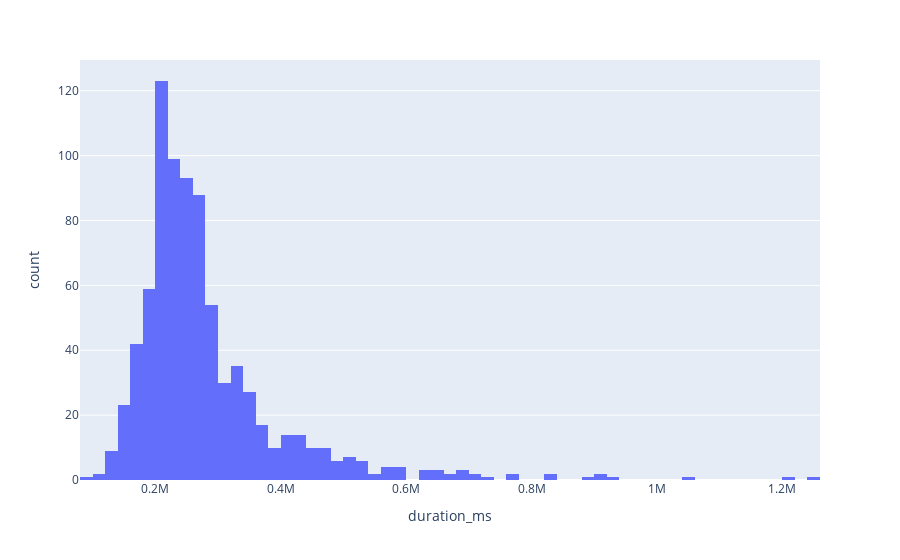

Notebook code cell kept with this figure:
### Markdown cell above
#### Histogramas

### Code cell
px.histogram(df, x="duration_ms")

### Figure 1 — Plotly figure (JSON) as saved in the notebook; plotly's stock layout.template omitted (floating-point values rounded to 4 significant figures; data arrays with more than 128 entries replaced by an {"elided": "..."} marker saying what was removed)
{"data": [{"bingroup": "x", "hovertemplate": "duration_ms=%{x}<br>count=%{y}<extra></extra>", "legendgroup": "", "marker": {"color": "#636efa", "pattern": {"shape": ""}}, "name": "", "orientation": "v", "showlegend": false, "type": "histogram", "x": {"elided": "814 int values"}, "xaxis": "x", "yaxis": "y"}], "layout": {"barmode": "relative", "legend": {"tracegroupgap": 0}, "margin": {"t": 60}, "xaxis": {"anchor": "y", "domain": [0, 1], "title": {"text": "duration_ms"}}, "yaxis": {"anchor": "x", "domain": [0, 1], "title": {"text": "count"}}}}
